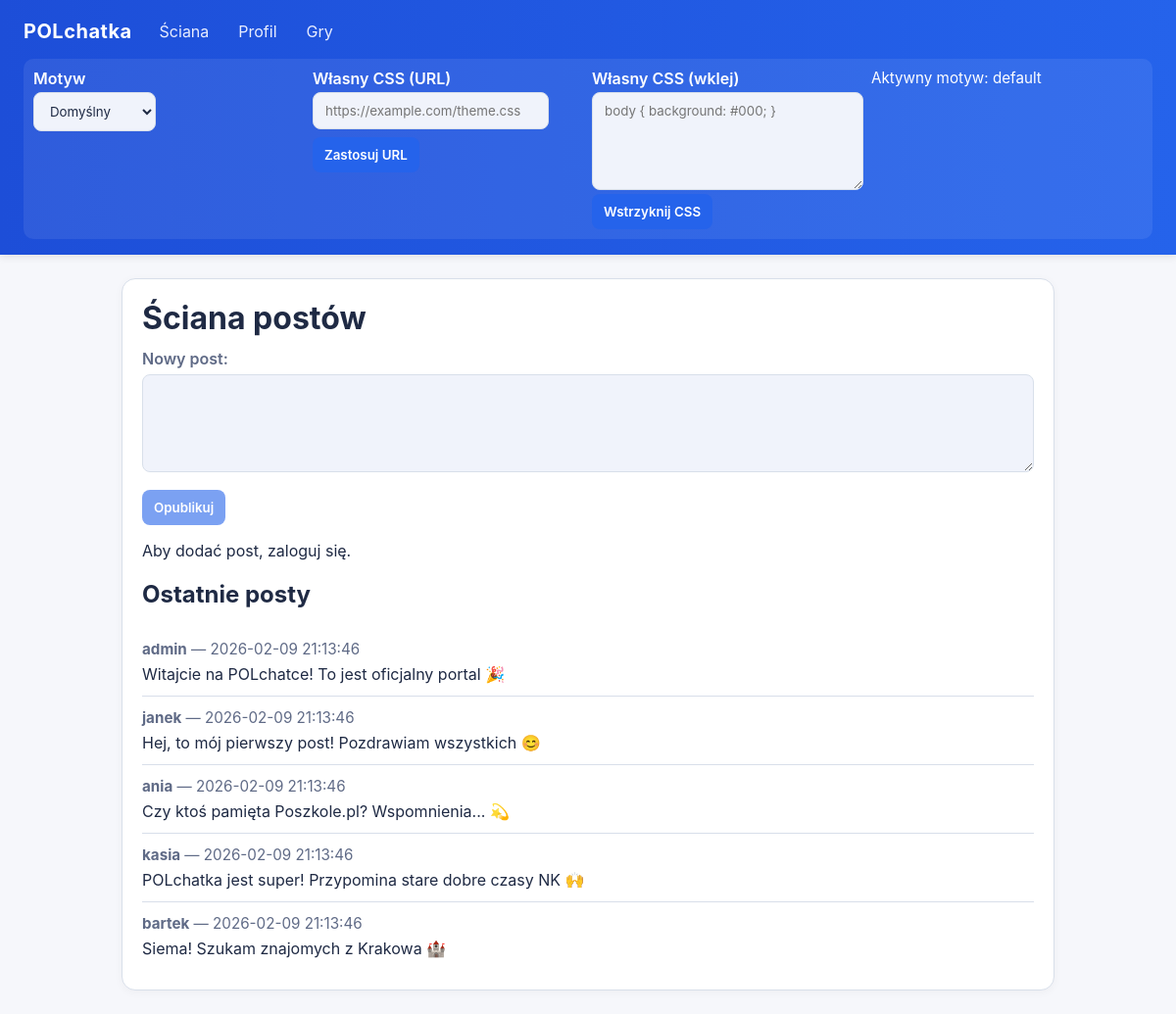
Screenshot of /php/wall.php with the database file from the repository.
### tables this page shows
CREATE TABLE IF NOT EXISTS posts (
  id INT AUTO_INCREMENT PRIMARY KEY,
  user_id INT NOT NULL,
  content TEXT NOT NULL,
  visibility ENUM('public','friends','private') NOT NULL DEFAULT 'public',
  likes INT UNSIGNED NOT NULL DEFAULT 0,
  created_at TIMESTAMP DEFAULT CURRENT_TIMESTAMP,
  FOREIGN KEY (user_id) REFERENCES users(id) ON DELETE CASCADE
);

CREATE TABLE IF NOT EXISTS users (
  id INT AUTO_INCREMENT PRIMARY KEY,
  username VARCHAR(50) NOT NULL UNIQUE,
  email VARCHAR(120) NOT NULL UNIQUE,
  password_hash VARCHAR(255) NOT NULL,
  avatar VARCHAR(10) DEFAULT '👤',
  is_admin TINYINT(1) NOT NULL DEFAULT 0,
  is_banned TINYINT(1) NOT NULL DEFAULT 0,
  last_login TIMESTAMP NULL DEFAULT NULL,
  created_at TIMESTAMP DEFAULT CURRENT_TIMESTAMP
);

### php/wall.php (the view, shortened to what this page needs)
<?php
require __DIR__ . '/config.php';
require_once __DIR__ . '/../templates/header.php';
$isLoggedIn = isset($_SESSION['user_id']);
$stmt = $pdo->query('SELECT p.content, p.created_at, u.username FROM posts p JOIN users u ON u.id = p.user_id ORDER BY p.created_at DESC');
$posts = $stmt->fetchAll();
?>
<div class="content-card">
    <h1 class="section-title">Ściana postów</h1>
    <form method="post" action="wall.php">
        <div class="form-field">
            <label for="content">Nowy post:</label>
            <textarea class="textarea" id="content" name="content" required <?= $isLoggedIn ? '' : 'disabled' ?>></textarea>
        </div>
        <button class="button" type="submit" <?= $isLoggedIn ? '' : 'disabled' ?>>Opublikuj</button>
        <?php if (!$isLoggedIn): ?>
            <p>Aby dodać post, zaloguj się.</p>
        <?php endif; ?>
    </form>
    <h2>Ostatnie posty</h2>
    <?php if (empty($posts)): ?>
        <p>Brak postów.</p>
    <?php else: ?>
        <?php foreach ($posts as $post): ?>
            <div class="post-card">
                <div class="post-meta">
                    <strong><?= htmlspecialchars($post['username'], ENT_QUOTES, 'UTF-8') ?></strong>
                    <span> — <?= htmlspecialchars($post['created_at'], ENT_QUOTES, 'UTF-8') ?></span>
                </div>
                <div class="post-content"><?= nl2br(htmlspecialchars($post['content'], ENT_QUOTES, 'UTF-8')) ?></div>
            </div>
        <?php endforeach; ?>
    <?php endif; ?>
</div>

### themes/default.css (style rules this page uses)
:root { --bg: #f6f7fb; --text: #1f2a44; --card-bg: #ffffff; --card-border: #d8dfea; --accent: #2563eb; --accent-strong: #1d4ed8; --muted: #5f6a86; --success: #0f9d58; --error: #c62828; --header-bg: linear-gradient(90deg, #1d4ed8, #2563eb); --input-bg: #f0f3fb; }
* { box-sizing: border-box; }
body { margin: 0; font-family: 'Inter', 'Segoe UI', system-ui, -apple-system, sans-serif; background: var(--bg); color: var(--text); }
.select, .input, .textarea, .button { font-family: inherit; border: 1px solid var(--card-border); border-radius: 8px; padding: 10px 12px; background: var(--input-bg); color: var(--text); }
.textarea { width: 100%; min-height: 100px; resize: vertical; }
.button { cursor: pointer; background: var(--accent); color: #fff; border: none; font-weight: 600; transition: transform 0.05s ease, box-shadow 0.2s ease, background 0.2s ease; }
.button:disabled { opacity: 0.6; cursor: not-allowed; box-shadow: none; }
.content-card { background: var(--card-bg); border: 1px solid var(--card-border); border-radius: 14px; padding: 20px; box-shadow: 0 2px 10px rgba(0,0,0,0.04); }
.section-title { margin: 0 0 12px; }
.form-field { margin-bottom: 14px; }
.form-field label { display: block; margin-bottom: 6px; font-weight: 600; color: var(--muted); }
.post-card { border-bottom: 1px solid var(--card-border); padding: 12px 0; }
.post-card:last-child { border-bottom: none; }
.post-meta { color: var(--muted); font-size: 0.95rem; margin-bottom: 6px; }
.post-content { white-space: pre-wrap; }

### rows the page displays
posts: user.username "admin", created_at "2026-02-09 21:13:46", content "Witajcie na POLchatce! To jest oficjalny portal 🎉"
posts: user.username "janek", created_at "2026-02-09 21:13:46", content "Hej, to mój pierwszy post! Pozdrawiam wszystkich 😊"
posts: user.username "ania", created_at "2026-02-09 21:13:46", content "Czy ktoś pamięta Poszkole.pl? Wspomnienia... 💫"
posts: user.username "kasia", created_at "2026-02-09 21:13:46", content "POLchatka jest super! Przypomina stare dobre czasy NK 🙌"
posts: user.username "bartek", created_at "2026-02-09 21:13:46", content "Siema! Szukam znajomych z Krakowa 🏰"
